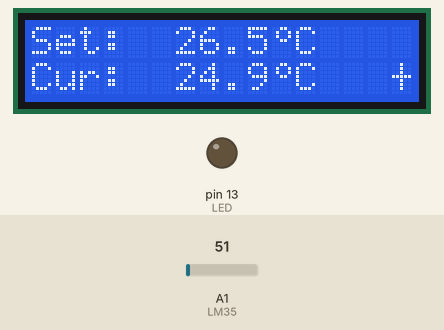
A sketch run on a simulated Arduino Uno, built with avr-gcc and run on an emulated ATmega328P. Parts: 16×2 character LCD, output pins drawn as LEDs (lit = HIGH). The test bench sets the inputs (shaded band); at power-on: A1 (LM35) = 51.

Above: at 1.2 s.
1.3 s: A1 (LM35) set to 61
At 2.7 s:
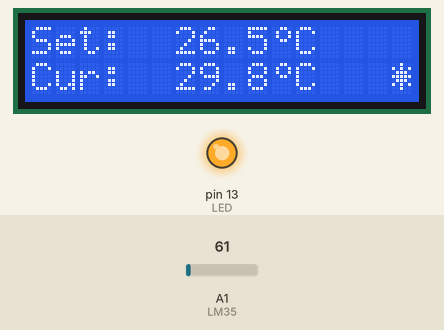
3.0 s: A1 (LM35) set to 71
At 4.2 s:
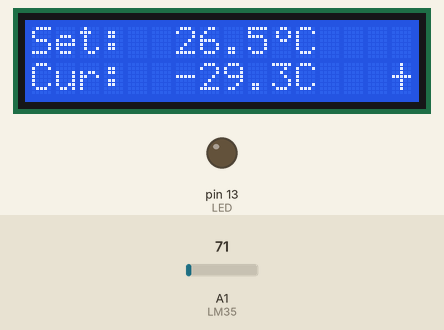
4.5 s: A1 (LM35) set to 61
At 5.6 s:
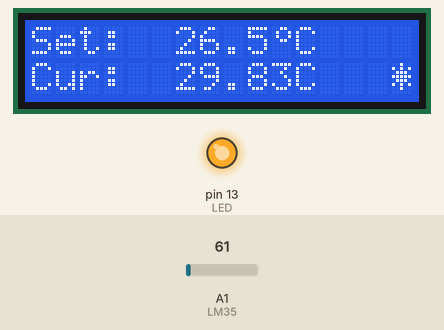
Timing chart, 0 to 7.5 s (numbered marks = the images above; inputs shaded):
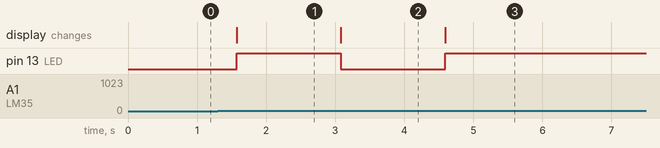

Measured:
- the behaviour switches between 54 and 55 on A1 (LM35) (found by bisection; images 0 and 1)
- after the input at 1.3 s, pin 13 (LED): LOW → HIGH after 0.28 s; the display: changes after 0.28 s (image 1)
- after the input at 3.0 s, pin 13 (LED): HIGH → LOW after 0.08 s; the display: changes after 0.08 s (image 2)
- after the input at 4.5 s, pin 13 (LED): LOW → HIGH after 0.09 s; the display: changes after 0.09 s (image 3)

The sketch:

HW6-2.ino
```cpp
#include <LiquidCrystal.h>
const int LM35 = 1;
int digi = 0;
int LED = 13;
LiquidCrystal lcd(2,3,4,5,6,7);
float set = 26.5, cur;
byte degree[8]={
        B00110,
        B01001,
        B01001,
        B00110,
        B00000,
        B00000,
        B00000,
        B00000,
};

byte fan_off[8]={
        B00100,
        B00100,
        B00100,
        B11111,
        B00100,
        B00100,
        B00100,
        B00000,
};

byte fan_on[8]={
        B00100,
        B10101,
        B01110,
        B11111,
        B01110,
        B10101,
        B00100,
        B00000,
};
void setup() {
  // put your setup code here, to run once:
  lcd.begin(16,2);
  lcd.createChar(0, degree);
  lcd.createChar(1, fan_off);
  lcd.createChar(2, fan_on);

  lcd.setCursor(0,0); lcd.print("Set:");
  lcd.setCursor(10,0); lcd.write((byte)0);
  lcd.setCursor(11,0); lcd.print("C");
  lcd.setCursor(0,1); lcd.print("Cur:");
  lcd.setCursor(10,1); lcd.write((byte)0);
  lcd.setCursor(11,1); lcd.print("C");
  pinMode(LED, OUTPUT);
}

void loop() {
  // put your main code here, to run repeatedly:
  digi = analogRead(LM35);

  cur = (digi *5 * 100) / 1024.0;

  lcd.setCursor(6,0); lcd.print(set,1);
  lcd.setCursor(6,1); lcd.print(cur,1);
  lcd.setCursor(15,1);
  if(cur > set) {
    lcd.write(2);
    digitalWrite(LED, HIGH);
  }
  else{
    lcd.write(1);
    digitalWrite(LED,LOW);
  }
  delay(500);
}
```
